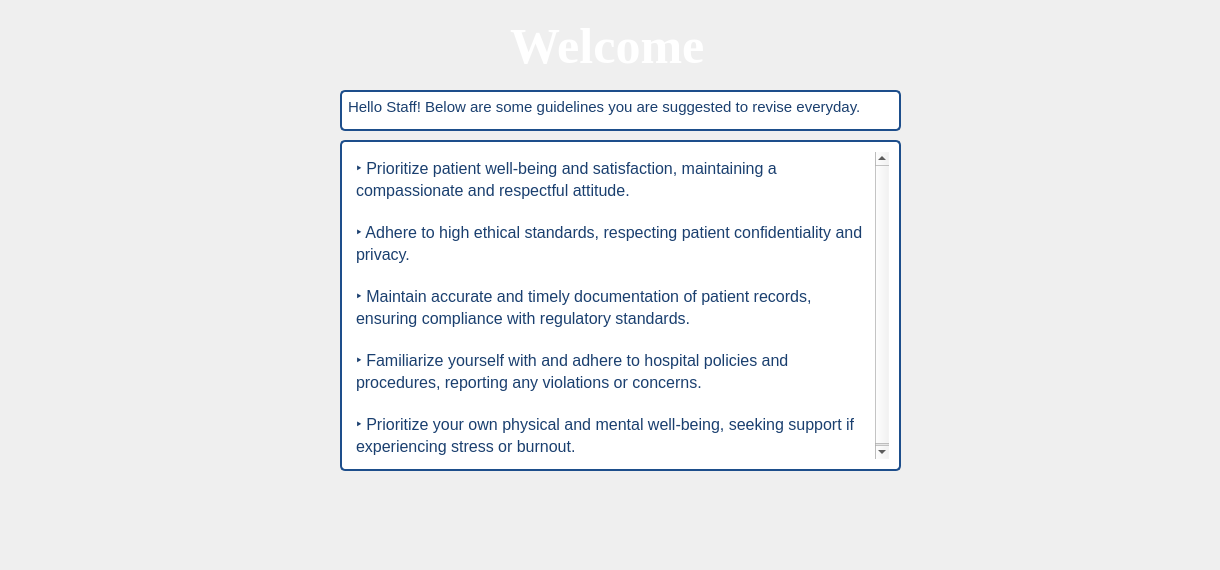
   <widget class="QWidget" name="tab_8">
    <attribute name="title">
     <string>Home</string>
    </attribute>
    <widget class="QTextBrowser" name="textBrowser_2">
     <property name="geometry">
      <rect>
       <x>340</x>
       <y>140</y>
       <width>561</width>
       <height>331</height>
      </rect>
     </property>
     <property name="styleSheet">
      <string notr="true">
QTextBrowser
{
background-color: rgb(255, 255, 255); 
color: rgb(26, 63, 111); 
border: 2px solid rgb(29, 78, 139);
border-radius: 5px; 
padding: 10px 10px; 
font-size: 16px;
font-weight: bold;
cursor: pointer; 
transition: background-color 0.3s ease, box-shadow 0.3s ease;
box-shadow: 0 4px 8px rgba(0, 0, 0, 0.1); 
}


</string>
     </property>
     <property name="html">
      <string>&lt;!DOCTYPE HTML PUBLIC &quot;-//W3C//DTD HTML 4.0//EN&quot; &quot;http://www.w3.org/TR/REC-html40/strict.dtd&quot;&gt;
&lt;html&gt;&lt;head&gt;&lt;meta name=&quot;qrichtext&quot; content=&quot;1&quot; /&gt;&lt;meta charset=&quot;utf-8&quot; /&gt;&lt;style type=&quot;text/css&quot;&gt;
p, li { white-space: pre-wrap; }
hr { height: 1px; border-width: 0; }
li.unchecked::marker { content: &quot;\2610&quot;; }
li.checked::marker { content: &quot;\2612&quot;; }
&lt;/style&gt;&lt;/head&gt;&lt;body style=&quot; font-family:'Segoe UI'; font-size:16px; font-weight:700; font-style:normal;&quot;&gt;
&lt;p style=&quot; margin-top:0px; margin-bottom:0px; margin-left:0px; margin-right:0px; -qt-block-indent:0; text-indent:0px;&quot;&gt;&lt;span style=&quot; font-family:'Tahoma','sans-serif'; font-size:16px; font-weight:400;&quot;&gt;‣&lt;/span&gt;&lt;span style=&quot; font-size:16px; font-weight:400;&quot;&gt; Prioritize patient well-being and satisfaction, maintaining a compassionate and respectful attitude.&lt;/span&gt;&lt;/p&gt;
&lt;p style=&quot;-qt-paragraph-type:empty; margin-top:0px; margin-bottom:0px; margin-left:0px; margin-right:0px; -qt-block-indent:0; text-indent:0px; font-weight:400;&quot;&gt;&lt;br /&gt;&lt;/p&gt;
&lt;p style=&quot; margin-top:0px; margin-bottom:0px; margin-left:0px; margin-right:0px; -qt-block-indent:0; text-indent:0px;&quot;&gt;&lt;span style=&quot; font-family:'Tahoma','sans-serif'; font-size:16px; font-weight:400;&quot;&gt;‣&lt;/span&gt;&lt;span style=&quot; font-size:16px; font-weight:400;&quot;&gt; Adhere to high ethical standards, respecting patient confidentiality and privacy.&lt;/span&gt;&lt;/p&gt;
&lt;p style=&quot;-qt-paragraph-type:empty; margin-top:0px; margin-bottom:0px; margin-left:0px; margin-right:0px; -qt-block-indent:0; text-indent:0px; font-weight:400;&quot;&gt;&lt;br /&gt;&lt;/p&gt;
&lt;p style=&quot; margin-top:0px; margin-bottom:0px; margin-left:0px; margin-right:0px; -qt-block-indent:0; text-indent:0px;&quot;&gt;&lt;span style=&quot; font-family:'Tahoma','sans-serif'; font-size:16px; font-weight:400;&quot;&gt;‣&lt;/span&gt;&lt;span style=&quot; font-size:16px; font-weight:400;&quot;&gt; Maintain accurate and timely documentation of patient records, ensuring compliance with regulatory standards.&lt;/span&gt;&lt;/p&gt;
&lt;p style=&quot;-qt-paragraph-type:empty; margin-top:0px; margin-bottom:0px; margin-left:0px; margin-right:0px; -qt-block-indent:0; text-indent:0px; font-weight:400;&quot;&gt;&lt;br /&gt;&lt;/p&gt;
&lt;p style=&quot; margin-top:0px; margin-bottom:0px; margin-left:0px; margin-right:0px; -qt-block-indent:0; text-indent:0px;&quot;&gt;&lt;span style=&quot; font-family:'Tahoma','sans-serif'; font-size:16px; font-weight:400;&quot;&gt;‣&lt;/span&gt;&lt;span style=&quot; font-size:16px; font-weight:400;&quot;&gt; Familiarize yourself with and adhere to hospital policies and procedures, reporting any violations or concerns.&lt;/span&gt;&lt;/p&gt;
&lt;p style=&quot;-qt-paragraph-type:empty; margin-top:0px; margin-bottom:0px; margin-left:0px; margin-right:0px; -qt-block-indent:0; text-indent:0px; font-weight:400;&quot;&gt;&lt;br /&gt;&lt;/p&gt;
&lt;p style=&quot; margin-top:0px; margin-bottom:0px; margin-left:0px; margin-right:0px; -qt-block-indent:0; text-indent:0px;&quot;&gt;&lt;span style=&quot; font-family:'Tahoma','sans-serif'; font-size:16px; font-weight:400;&quot;&gt;‣&lt;/span&gt;&lt;span style=&quot; font-size:16px; font-weight:400;&quot;&gt; Prioritize your own physical and mental well-being, seeking support if experiencing stress or burnout.&lt;/span&gt;&lt;/p&gt;&lt;/body&gt;&lt;/html&gt;</string>
     </property>
    </widget>
    <widget class="QTextBrowser" name="textBrowser_6">
     <property name="geometry">
      <rect>
       <x>340</x>
       <y>90</y>
       <width>561</width>
       <height>41</height>
      </rect>
     </property>
     <property name="styleSheet">
      <string notr="true">QTextBrowser
{
background-color: rgb(255, 255, 255); 
color: rgb(26, 63, 111); 
border: 2px solid rgb(29, 78, 139);
border-radius: 5px; 
padding: 2px 2px; 
font-size: 16px;
font-weight: bold;
cursor: pointer; 
transition: background-color 0.3s ease, box-shadow 0.3s ease;
box-shadow: 0 4px 8px rgba(0, 0, 0, 0.1); 
}

</string>
     </property>
     <property name="html">
      <string>&lt;!DOCTYPE HTML PUBLIC &quot;-//W3C//DTD HTML 4.0//EN&quot; &quot;http://www.w3.org/TR/REC-html40/strict.dtd&quot;&gt;
&lt;html&gt;&lt;head&gt;&lt;meta name=&quot;qrichtext&quot; content=&quot;1&quot; /&gt;&lt;meta charset=&quot;utf-8&quot; /&gt;&lt;style type=&quot;text/css&quot;&gt;
p, li { white-space: pre-wrap; }
hr { height: 1px; border-width: 0; }
li.unchecked::marker { content: &quot;\2610&quot;; }
li.checked::marker { content: &quot;\2612&quot;; }
&lt;/style&gt;&lt;/head&gt;&lt;body style=&quot; font-family:'Segoe UI'; font-size:16px; font-weight:700; font-style:normal;&quot;&gt;
&lt;p style=&quot; margin-top:0px; margin-bottom:0px; margin-left:0px; margin-right:0px; -qt-block-indent:0; text-indent:0px;&quot;&gt;&lt;span style=&quot; font-size:11pt; font-weight:400;&quot;&gt;Hello Staff! Below are some guidelines you are suggested to revise everyday.&lt;/span&gt;&lt;/p&gt;&lt;/body&gt;&lt;/html&gt;</string>
     </property>
    </widget>
    <widget class="QLabel" name="label_2">
     <property name="geometry">
      <rect>
       <x>510</x>
       <y>20</y>
       <width>211</width>
       <height>51</height>
      </rect>
     </property>
     <property name="font">
      <font>
       <family>Times New Roman</family>
       <pointsize>-1</pointsize>
       <bold>true</bold>
      </font>
     </property>
     <property name="styleSheet">
      <string notr="true">QLabel {
color: rgb(255, 255, 255);
font-size: 50px; 
font-weight: bold;
}

QLabel {
text-shadow: 2px rgb(12, 29, 52); 
}

</string>
     </property>
     <property name="text">
      <string>Welcome</string>
     </property>
    </widget>
    <widget class="QLabel" name="labelGif_3">
     <property name="geometry">
      <rect>
       <x>50</x>
       <y>360</y>
       <width>201</width>
       <height>201</height>
      </rect>
     </property>
     <property name="text">
      <string/>
     </property>
    </widget>
    <widget class="QLabel" name="labelGif_4">
     <property name="geometry">
      <rect>
       <x>1010</x>
       <y>360</y>
       <width>201</width>
       <height>201</height>
      </rect>
     </property>
     <property name="text">
      <string/>
     </property>
    </widget>
   </widget>
